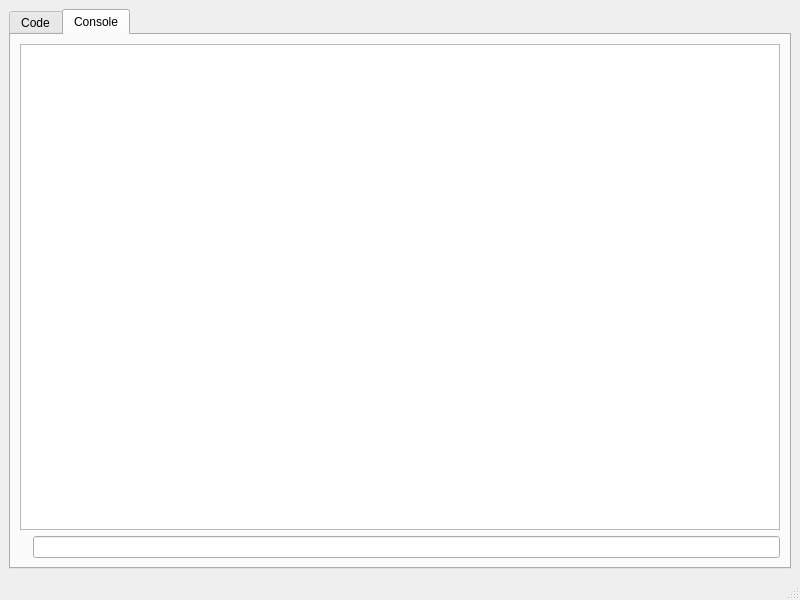
<?xml version="1.0" encoding="UTF-8"?>
<ui version="4.0">
 <class>main_window</class>
 <widget class="QMainWindow" name="main_window">
  <property name="geometry">
   <rect>
    <x>0</x>
    <y>0</y>
    <width>800</width>
    <height>600</height>
   </rect>
  </property>
  <property name="sizePolicy">
   <sizepolicy hsizetype="Preferred" vsizetype="Preferred">
    <horstretch>0</horstretch>
    <verstretch>0</verstretch>
   </sizepolicy>
  </property>
  <property name="windowTitle">
   <string>DeltaHook</string>
  </property>
  <property name="tabShape">
   <enum>QTabWidget::Rounded</enum>
  </property>
  <widget class="QWidget" name="central_widget">
   <layout class="QHBoxLayout" name="horizontalLayout">
    <item>
     <layout class="QVBoxLayout" name="visual_layout"/>
    </item>
    <item>
     <layout class="QVBoxLayout" name="io_layout">
      <item>
       <widget class="QTabWidget" name="tab_widget">
        <property name="tabPosition">
         <enum>QTabWidget::North</enum>
        </property>
        <property name="tabShape">
         <enum>QTabWidget::Rounded</enum>
        </property>
        <property name="currentIndex">
         <number>1</number>
        </property>
        <property name="elideMode">
         <enum>Qt::ElideNone</enum>
        </property>
        <property name="documentMode">
         <bool>false</bool>
        </property>
        <property name="tabsClosable">
         <bool>false</bool>
        </property>
        <property name="movable">
         <bool>true</bool>
        </property>
        <property name="tabBarAutoHide" stdset="0">
         <bool>false</bool>
        </property>
        <widget class="QWidget" name="code_tab">
         <attribute name="title">
          <string>Code</string>
         </attribute>
         <layout class="QHBoxLayout" name="horizontalLayout_2">
          <item>
           <layout class="QVBoxLayout" name="code_layout">
            <item>
             <widget class="QsciScintilla" name="code_editor">
              <property name="toolTip">
               <string/>
              </property>
              <property name="whatsThis">
               <string/>
              </property>
             </widget>
            </item>
           </layout>
          </item>
         </layout>
        </widget>
        <widget class="QWidget" name="console_tab">
         <attribute name="title">
          <string>Console</string>
         </attribute>
         <layout class="QHBoxLayout" name="horizontalLayout_3">
          <item>
           <layout class="QVBoxLayout" name="console_layout">
            <item>
             <widget class="QTextEdit" name="console_log">
              <property name="undoRedoEnabled">
               <bool>false</bool>
              </property>
             </widget>
            </item>
            <item>
             <layout class="QHBoxLayout" name="horizontalLayout_4">
              <item>
               <widget class="QLabel" name="console_prompt">
                <property name="text">
                 <string/>
                </property>
               </widget>
              </item>
              <item>
               <widget class="QLineEdit" name="console_input">
                <property name="frame">
                 <bool>true</bool>
                </property>
               </widget>
              </item>
             </layout>
            </item>
           </layout>
          </item>
         </layout>
        </widget>
       </widget>
      </item>
     </layout>
    </item>
   </layout>
  </widget>
  <widget class="QMenuBar" name="menu_bar">
   <property name="geometry">
    <rect>
     <x>0</x>
     <y>0</y>
     <width>800</width>
     <height>26</height>
    </rect>
   </property>
  </widget>
  <widget class="QStatusBar" name="status_bar"/>
 </widget>
 <customwidgets>
  <customwidget>
   <class>QsciScintilla</class>
   <extends>QFrame</extends>
   <header>Qsci/qsciscintilla.h</header>
   <container>1</container>
  </customwidget>
 </customwidgets>
 <resources/>
 <connections/>
</ui>
